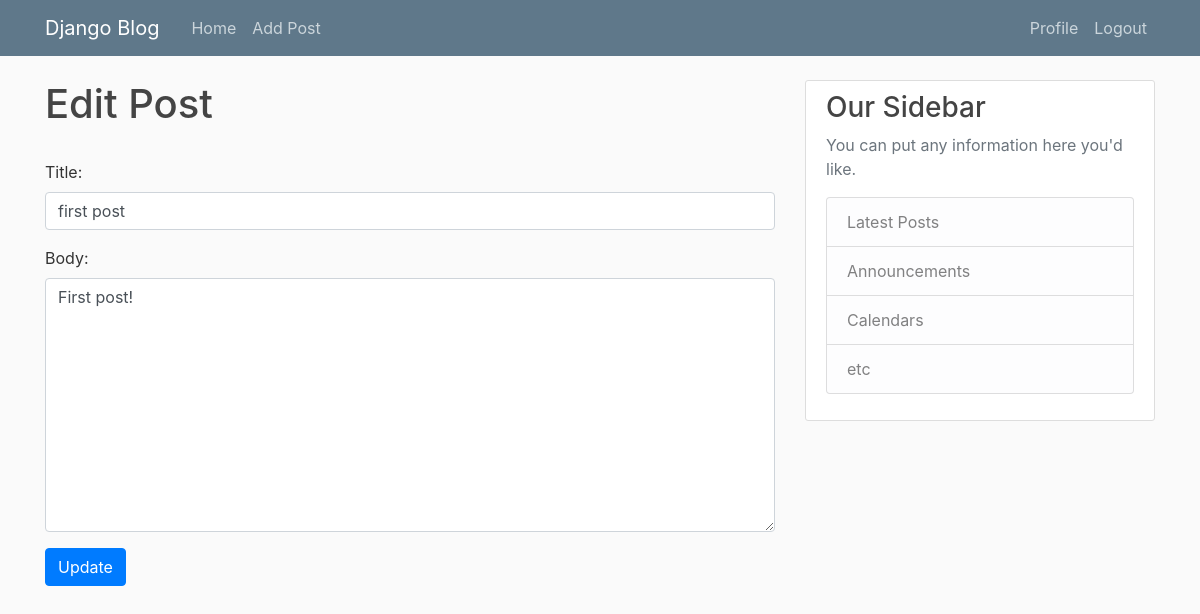
/article/edit/1 (signed in), run on an earlier commit of the app's database.
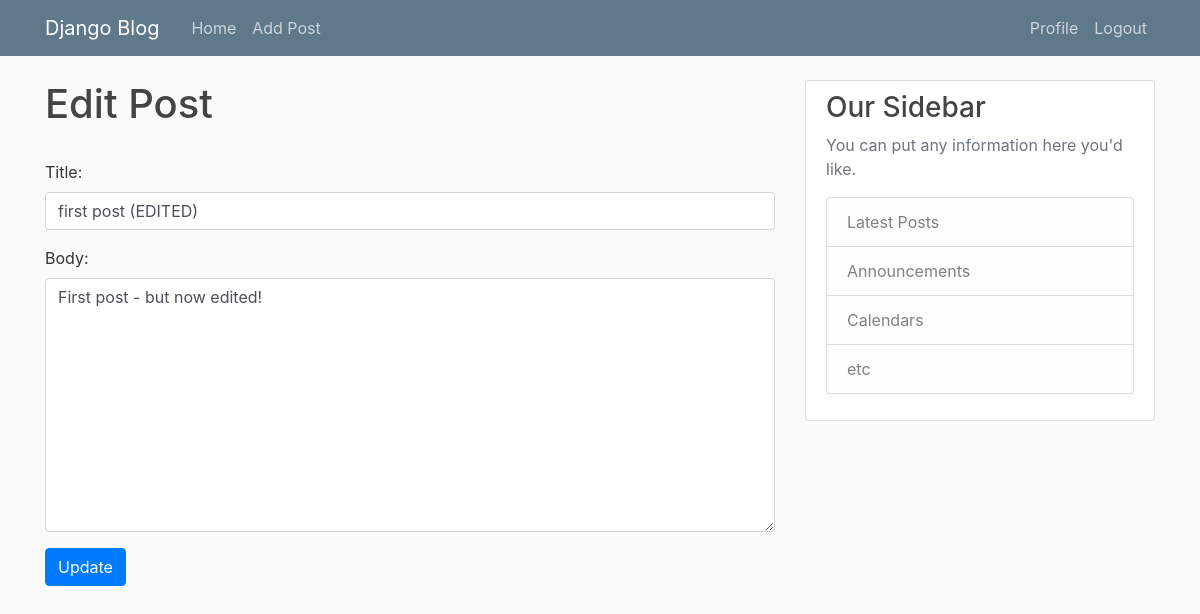
And on a later commit of the database.
### BlogApp/models.py (models this page shows, shortened)
class Post(models.Model):
    title = models.CharField(max_length=150)
    author = models.ForeignKey(User, on_delete=models.CASCADE)
    body = models.TextField()
    date = models.DateField(auto_now_add=True)

### BlogApp/views.py (the view)
# urls.py: path('article/edit/<int:pk>', EditPost.as_view(), name='edit-post'),
class EditPost(UserPassesTestMixin, UpdateView):
    model = Post
    form_class = EditForm
    template_name = 'edit_post.html'
    def test_func(self):
        return self.get_object().author.id == self.request.user.id

### BlogApp/forms.py
class EditForm(forms.ModelForm):
    class Meta:
        model = Post
        fields = ('title', 'body')
        widgets = {
            'title': forms.TextInput(attrs={
                'class': 'form-control',
                'placeholder': 'Add post title here'
            }),
            'body': forms.Textarea(attrs={
                'class': 'form-control',
                'placeholder': 'cool content'
            })
        }

### BlogApp/templates/edit_post.html (shortened to what this page needs)
{% extends "base.html" %}
{% block content %}
<h1>Edit Post</h1>
<div class="form-group">
    <form method="POST">
        {{ form.as_p }}
        <button class="btn btn-primary">Update</button>
    </form>
</div>
{% endblock content %}

What changed in the data, as far as the page shows it:
changed Post: title "first post" → "first post (EDITED)"; body "First post!" → "First post - but now edited!"
